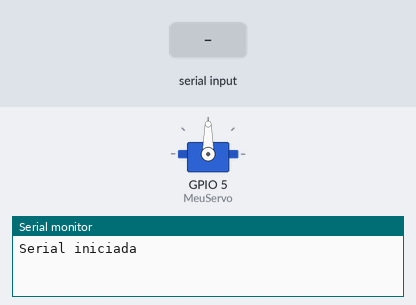
Bench run of a program on a simulated ESP32. On the bench: servo, the last lines printed to the serial monitor. Inputs (shaded band) come from the test bench.

Above: at 1.3 s.
1.4 s: "30,150\n" received over Serial
At 1.8 s:
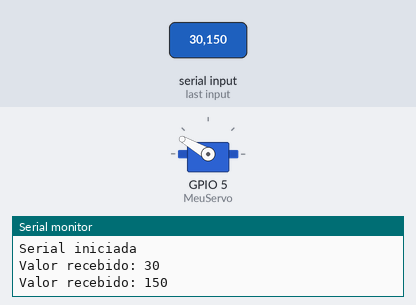
At 3.4 s:
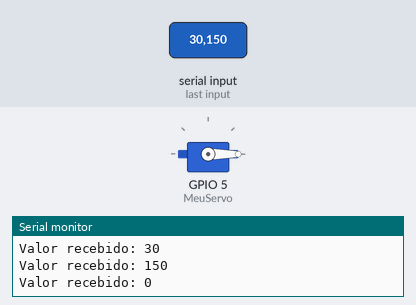
3.9 s: "90,45\n" received over Serial
At 4.7 s:
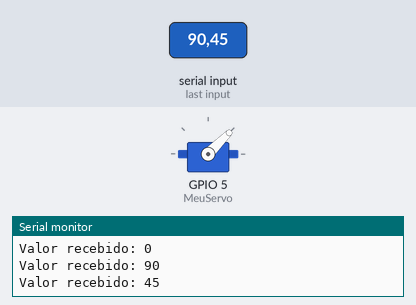
Timing chart, 0 to 6.9 s (numbered marks = the images above; inputs shaded):
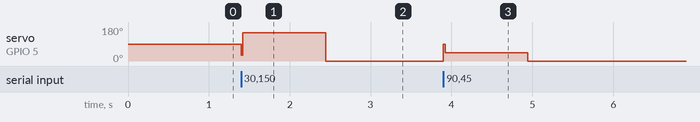

Measured:
- after the input at 1.4 s, servo on GPIO 5 (MeuServo): 90° → 150° at once, → 0° 1.0 s later
- after the input at 3.9 s, servo on GPIO 5 (MeuServo): 0° → 45° at once, → 0° 1.0 s later

The program:

main.cpp
```cpp
#include <Arduino.h>
#include <ESP32Servo.h>
Servo MeuServo;

int valorSerial=0;

void setup(){
  MeuServo.attach(5);
  Serial.begin(115200);

  delay(100);
  Serial.println("Serial iniciada");
}

// Cria um objeto Servo
// Servo no pino 5
void loop()
{
  if(Serial.available() > 0){

    //valorSerial = Serial.read();
    valorSerial = Serial.parseInt();

    if((valorSerial >= 0) && (valorSerial <= 180)){
      MeuServo.write(valorSerial);
      Serial.print("Valor recebido: ");
      Serial.println(valorSerial);
      // Escreve o ângulo para o servomotor
      delay(20);
      // Espera de 20ms para que o servomotor atinja a posição
    }else{
      Serial.println("Valor invalido");
    }
  }
}
```
